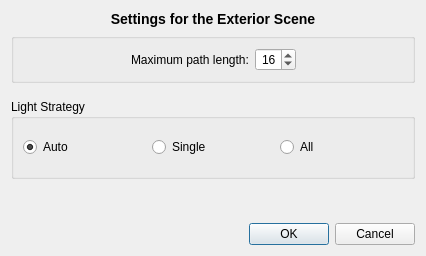
<?xml version="1.0" encoding="UTF-8"?>
<ui version="4.0">
 <class>PathEditor</class>
 <widget class="QDialog" name="PathEditor">
  <property name="geometry">
   <rect>
    <x>0</x>
    <y>0</y>
    <width>426</width>
    <height>256</height>
   </rect>
  </property>
  <property name="sizePolicy">
   <sizepolicy hsizetype="Fixed" vsizetype="Fixed">
    <horstretch>0</horstretch>
    <verstretch>0</verstretch>
   </sizepolicy>
  </property>
  <property name="windowTitle">
   <string>Reality Render Settings</string>
  </property>
  <layout class="QVBoxLayout" name="verticalLayout">
   <item>
    <widget class="QLabel" name="lblTitle">
     <property name="sizePolicy">
      <sizepolicy hsizetype="Preferred" vsizetype="Maximum">
       <horstretch>0</horstretch>
       <verstretch>0</verstretch>
      </sizepolicy>
     </property>
     <property name="text">
      <string>&lt;!DOCTYPE HTML PUBLIC &quot;-//W3C//DTD HTML 4.0//EN&quot; &quot;http://www.w3.org/TR/REC-html40/strict.dtd&quot;&gt;
&lt;html&gt;&lt;head&gt;&lt;meta name=&quot;qrichtext&quot; content=&quot;1&quot; /&gt;&lt;style type=&quot;text/css&quot;&gt;
p, li { white-space: pre-wrap; }
&lt;/style&gt;&lt;/head&gt;&lt;body style=&quot; font-family:'Lucida Grande'; font-size:13pt; font-weight:400; font-style:normal;&quot;&gt;
&lt;p style=&quot; margin-top:14px; margin-bottom:12px; margin-left:0px; margin-right:0px; -qt-block-indent:0; text-indent:0px;&quot;&gt;&lt;span style=&quot; font-size:large; font-weight:600;&quot;&gt;Settings for the Exterior Scene&lt;/span&gt;&lt;/p&gt;&lt;/body&gt;&lt;/html&gt;</string>
     </property>
     <property name="alignment">
      <set>Qt::AlignCenter</set>
     </property>
    </widget>
   </item>
   <item>
    <layout class="QHBoxLayout" name="horizontalLayout">
     <item>
      <widget class="QGroupBox" name="boxCameraPasses">
       <layout class="QHBoxLayout" name="boxCameraPass">
        <item>
         <spacer name="horizontalSpacer">
          <property name="orientation">
           <enum>Qt::Horizontal</enum>
          </property>
          <property name="sizeHint" stdset="0">
           <size>
            <width>40</width>
            <height>20</height>
           </size>
          </property>
         </spacer>
        </item>
        <item>
         <widget class="QLabel" name="lblCameraPasses">
          <property name="sizePolicy">
           <sizepolicy hsizetype="Maximum" vsizetype="Preferred">
            <horstretch>0</horstretch>
            <verstretch>0</verstretch>
           </sizepolicy>
          </property>
          <property name="maximumSize">
           <size>
            <width>150</width>
            <height>16777215</height>
           </size>
          </property>
          <property name="text">
           <string>Maximum path length:</string>
          </property>
         </widget>
        </item>
        <item>
         <widget class="QSpinBox" name="maxDepth">
          <property name="alignment">
           <set>Qt::AlignRight|Qt::AlignTrailing|Qt::AlignVCenter</set>
          </property>
          <property name="buttonSymbols">
           <enum>QAbstractSpinBox::UpDownArrows</enum>
          </property>
          <property name="accelerated">
           <bool>false</bool>
          </property>
          <property name="minimum">
           <number>8</number>
          </property>
          <property name="maximum">
           <number>64</number>
          </property>
          <property name="value">
           <number>16</number>
          </property>
         </widget>
        </item>
        <item>
         <spacer name="horizontalSpacer_3">
          <property name="orientation">
           <enum>Qt::Horizontal</enum>
          </property>
          <property name="sizeHint" stdset="0">
           <size>
            <width>40</width>
            <height>20</height>
           </size>
          </property>
         </spacer>
        </item>
       </layout>
      </widget>
     </item>
    </layout>
   </item>
   <item>
    <spacer name="verticalSpacer_2">
     <property name="orientation">
      <enum>Qt::Vertical</enum>
     </property>
     <property name="sizeType">
      <enum>QSizePolicy::Maximum</enum>
     </property>
     <property name="sizeHint" stdset="0">
      <size>
       <width>20</width>
       <height>0</height>
      </size>
     </property>
    </spacer>
   </item>
   <item>
    <widget class="QGroupBox" name="gbLightStrategy">
     <property name="sizePolicy">
      <sizepolicy hsizetype="Preferred" vsizetype="Preferred">
       <horstretch>0</horstretch>
       <verstretch>0</verstretch>
      </sizepolicy>
     </property>
     <property name="minimumSize">
      <size>
       <width>0</width>
       <height>80</height>
      </size>
     </property>
     <property name="maximumSize">
      <size>
       <width>16777215</width>
       <height>60</height>
      </size>
     </property>
     <property name="title">
      <string>Light Strategy</string>
     </property>
     <property name="flat">
      <bool>false</bool>
     </property>
     <layout class="QHBoxLayout" name="horizontalLayout_3">
      <item>
       <widget class="QRadioButton" name="lsAuto">
        <property name="text">
         <string>Auto</string>
        </property>
        <property name="checked">
         <bool>true</bool>
        </property>
       </widget>
      </item>
      <item>
       <widget class="QRadioButton" name="lsSingle">
        <property name="text">
         <string>Single</string>
        </property>
       </widget>
      </item>
      <item>
       <widget class="QRadioButton" name="lsAll">
        <property name="text">
         <string>All</string>
        </property>
       </widget>
      </item>
     </layout>
    </widget>
   </item>
   <item>
    <spacer name="verticalSpacer">
     <property name="orientation">
      <enum>Qt::Vertical</enum>
     </property>
     <property name="sizeHint" stdset="0">
      <size>
       <width>20</width>
       <height>10</height>
      </size>
     </property>
    </spacer>
   </item>
   <item>
    <layout class="QHBoxLayout" name="buttonGroup_2">
     <item>
      <spacer name="horizontalSpacer_2">
       <property name="orientation">
        <enum>Qt::Horizontal</enum>
       </property>
       <property name="sizeHint" stdset="0">
        <size>
         <width>40</width>
         <height>20</height>
        </size>
       </property>
      </spacer>
     </item>
     <item>
      <widget class="QPushButton" name="btnOK">
       <property name="text">
        <string>OK</string>
       </property>
      </widget>
     </item>
     <item>
      <widget class="QPushButton" name="btnCancel">
       <property name="text">
        <string>Cancel</string>
       </property>
      </widget>
     </item>
    </layout>
   </item>
  </layout>
 </widget>
 <resources/>
 <connections>
  <connection>
   <sender>btnOK</sender>
   <signal>clicked()</signal>
   <receiver>PathEditor</receiver>
   <slot>accept()</slot>
   <hints>
    <hint type="sourcelabel">
     <x>516</x>
     <y>218</y>
    </hint>
    <hint type="destinationlabel">
     <x>402</x>
     <y>209</y>
    </hint>
   </hints>
  </connection>
  <connection>
   <sender>btnCancel</sender>
   <signal>clicked()</signal>
   <receiver>PathEditor</receiver>
   <slot>reject()</slot>
   <hints>
    <hint type="sourcelabel">
     <x>615</x>
     <y>218</y>
    </hint>
    <hint type="destinationlabel">
     <x>287</x>
     <y>205</y>
    </hint>
   </hints>
  </connection>
 </connections>
</ui>
